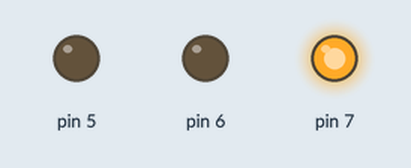
Simulated run of this sketch. Board: Arduino Uno, built with avr-gcc and run on an emulated ATmega328P. Parts: output pins drawn as LEDs (lit = HIGH).

Above: at 5.0 s.
At 18.0 s:
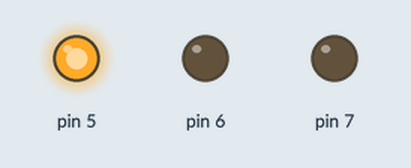
At 24.5 s:
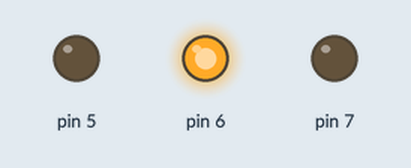
Timing chart, 0 to 33.8 s (numbered marks = the images above):
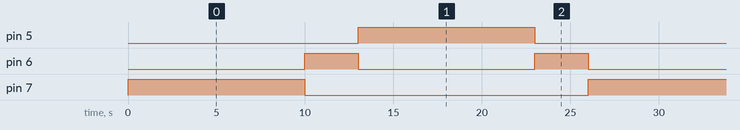

Measured:
- by itself, pin 5, pin 7: alternates HIGH for 10.0 s and LOW for 16.0 s
- by itself, pin 6: alternates HIGH for 3.0 s and LOW for 10.0 s
- by itself, everything shown: repeats every 26.0 s, in 5 steps

The sketch:

traffic-lamb.ino
```cpp
void setup() {
  pinMode(7, OUTPUT);
  pinMode(6, OUTPUT);
  pinMode(5, OUTPUT);
}

void greenLight(){
  digitalWrite(7, HIGH);
  delay(10000);
  digitalWrite(7, LOW);
}

void holdOn(){
  digitalWrite(6, HIGH);
  delay(3000);
  digitalWrite(6, LOW);
}

void redLight(){
  digitalWrite(5, HIGH);
  delay(10000);
  digitalWrite(5, LOW);
}

void loop() {
  greenLight();
  holdOn();
  redLight();
  holdOn();
}


//Needs = Arduino Card, 1 USB Cable, 4 Male-To-Male Jumper Cables, 1 Red LED, 1 Yellow LED, 1 Green LED, 3 Resistors, Breadbord
```
